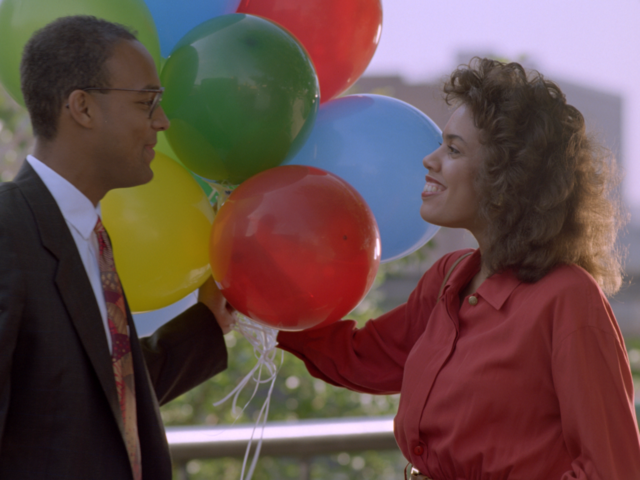
%> input picture amity-basic-simulation-lab/open-ended/project8/balloons.png, 640 x 480 px
$ octave project8.m   (GNU Octave 9; MATLAB toolbox functions it lacks are replaced by stand-ins)
%> lines starting %> are read from the running program, lines starting %| are printed output that depends on the picture; in (x1, y1, x2, y2) boxes, pixels count from 0 and x2, y2 are one past the last pixel; in counts of white or black regions, pixels touching at a corner belong together; the program's own positions count from 1
% Read the color image
img = imread('balloons.png');
%> img is the input picture: size 480x640x3 uint8; mean R, G, B 100.9, 76.7, 73.8

% Plot the red, green, and blue channels on separate plots using subplot
subplot(2, 2, 1);
imshow(img);
title('Original Image');

subplot(2, 2, 2);
imshow(img(:, :, 1));
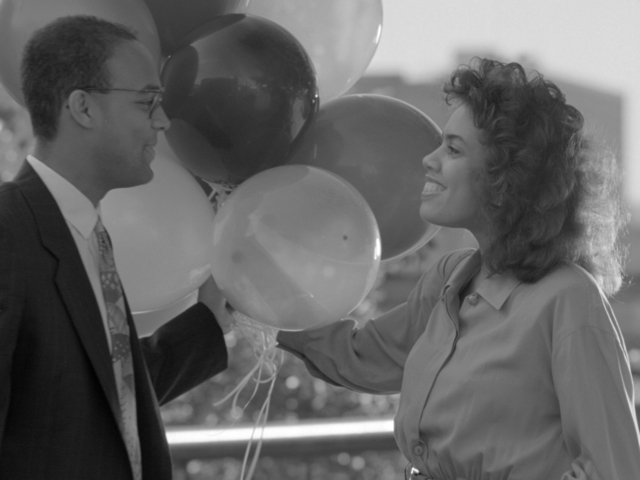
%> displayed picture: size 480x640, on the screen's scale of 0 to 255; min 1, max 255, mean 100.9
title('Red Channel');

subplot(2, 2, 3);
imshow(img(:, :, 2));
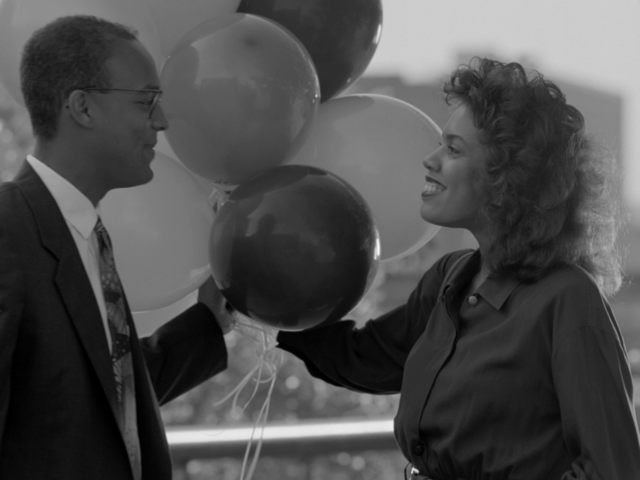
%> displayed picture: size 480x640, on the screen's scale of 0 to 255; min 0, max 246, mean 76.7
title('Green Channel');

subplot(2, 2, 4);
imshow(img(:, :, 3));
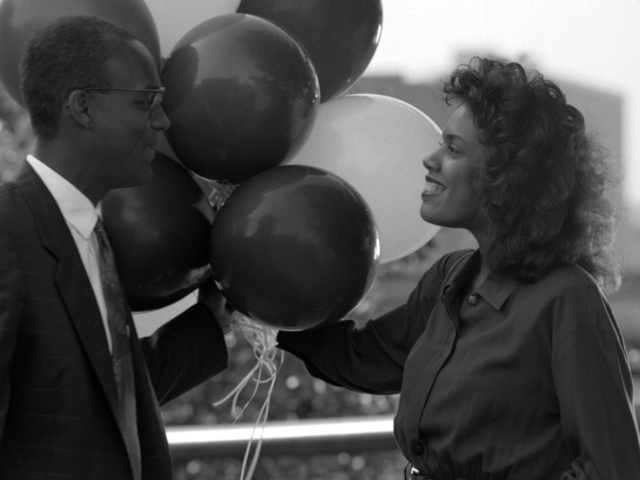
%> displayed picture: size 480x640, on the screen's scale of 0 to 255; min 0, max 255, mean 73.8
title('Blue Channel');

% Select the green channel for thresholding and plot its histogram
green_channel = img(:, :, 2);
figure;
imhist(green_channel);
title('Green Channel Histogram');
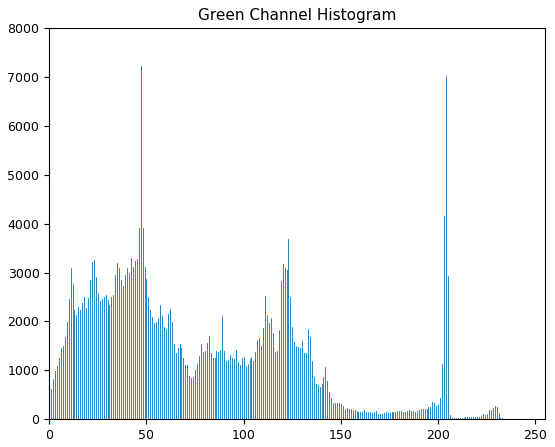
%> figure redrawn from the program's plot data; highest point at x = 47, y = 7218

% Threshold the image using the green channel and convert it to a binary image
threshold = 150;
binary_img = green_channel > threshold;
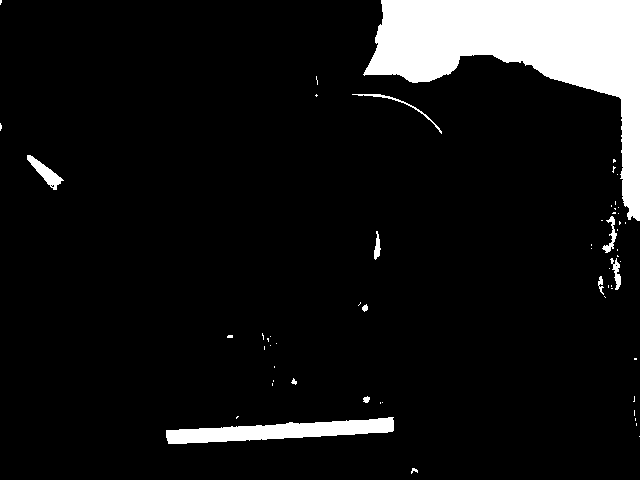
%> binary_img: size 480x640 logical; 8.8% white; 59 white regions (47 under 20 px), largest, box (x1, y1, x2, y2) and area: (363, 0, 640, 221) 22263, (166, 417, 394, 444) 3282, (27, 155, 64, 190) 428

% Display the binary image
figure;
imshow(binary_img);
title('Binary Image');
